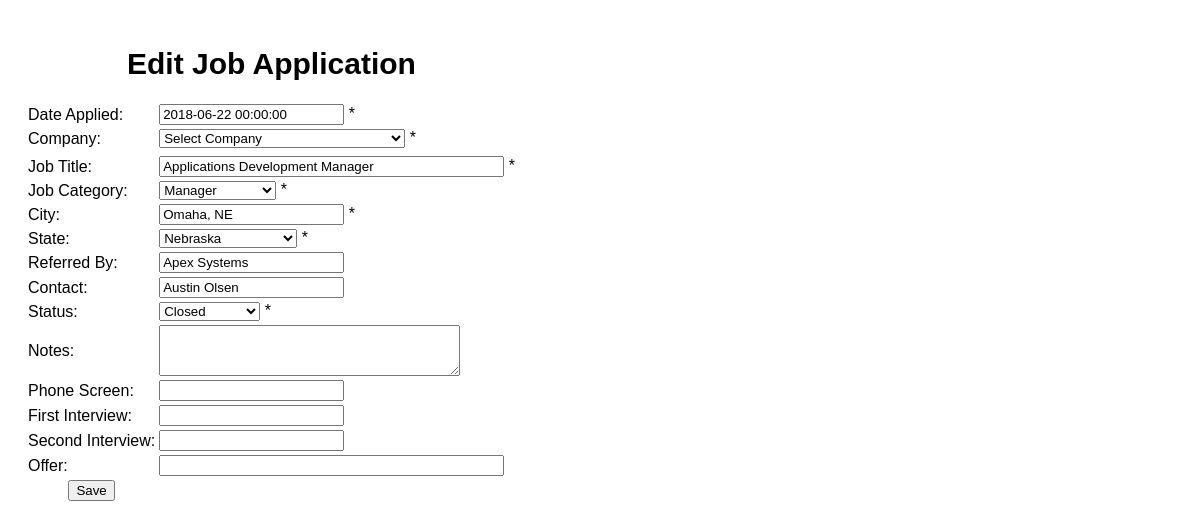
The app's page /edit_job.php?mode=edit&job_id=9, older data.
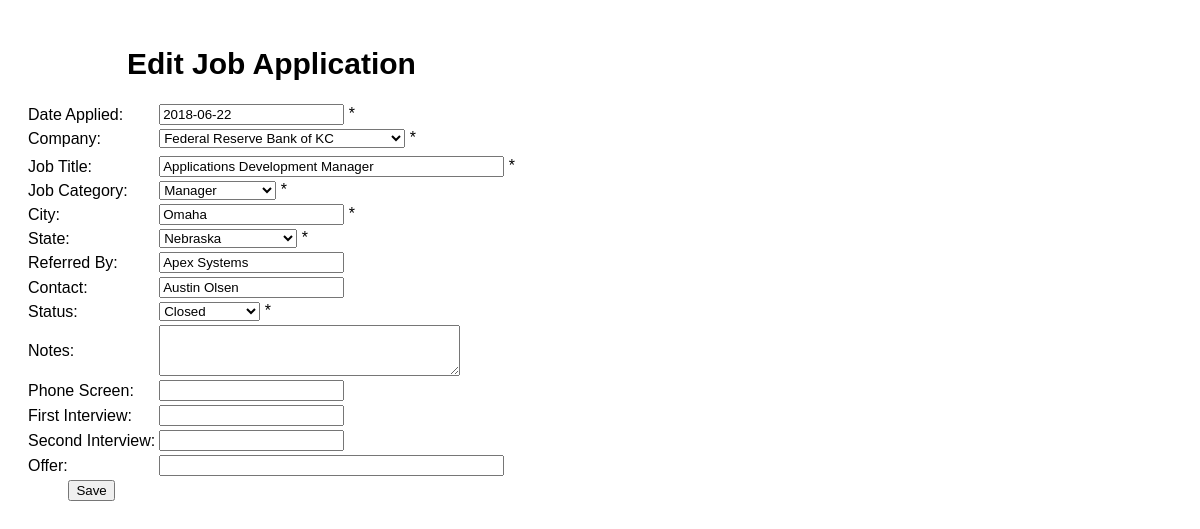
The same page, newer data.
### tables this page shows
CREATE TABLE `job` (
  `job_id` int(11) NOT NULL,
  `company_id` int(11) DEFAULT NULL,
  `company` varchar(60) DEFAULT NULL,
  `job_category` varchar(30) NOT NULL,
  `job_title` varchar(255) DEFAULT NULL,
  `city` varchar(30) DEFAULT NULL,
  `state` varchar(2) NOT NULL,
  `compatibility` double DEFAULT NULL,
  `referred_by` varchar(255) DEFAULT NULL,
  `contact` varchar(45) DEFAULT NULL,
  `date_applied` date DEFAULT NULL,
  `status` varchar(255) DEFAULT NULL,
  `notes` varchar(255) DEFAULT NULL,
  `phone_screen` varchar(255) DEFAULT NULL,
  `first_interview` varchar(255) DEFAULT NULL,
  `second_interview` varchar(255) DEFAULT NULL,
  `offer` varchar(255) DEFAULT NULL
);

### edit_job.php (the view, shortened to what the changed rows need)
<?php
$mode = $_GET['mode'];
$job_id = $_GET['job_id'];
try {
    $ini = parse_ini_file('app.ini');
    $pdo = new PDO($ini['db_conn_str'], $ini['db_user'], $ini['db_password']);
    $pdo->setAttribute(PDO::ATTR_ERRMODE,
     PDO::ERRMODE_EXCEPTION);
} catch (PDOException $e) {
    $output = 'Unable to connect to the database server: ' . $e;
    echo $output;
}
switch($mode){
    case 'edit':
        $sql = 'SELECT job_id, company_id, company, job_title, job_category, city, state, contact, referred_by, date_applied, status, notes, phone_screen, first_interview, second_interview, offer FROM job WHERE job_id = '.$job_id;
        $job_detail = $pdo->query($sql);
        while ($row = $job_detail->fetch()){
            $company_id = $row['company_id'];
            $job_title = $row['job_title'];
            $city = $row['city'];
            $contact = $row['contact'];
            $referred_by = $row['referred_by'];
            $date_applied = $row['date_applied'];
        }
        break;
}
?>
<html lang="en" xmlns="http://www.w3.org/1999/xhtml">
<head>
    <link rel=stylesheet type="text/css" href="jobsearch.css">
    <link rel="stylesheet" href="//code.jquery.com/ui/1.12.1/themes/base/jquery-ui.css">
</head>
<body>
<form action="edit_job.php?mode=<?=$mode?>" id="job_form" name="job_form" method="post">
<table border=0>
    <tr>
        <td><input type="text" id="date_applied" name="date_applied" value="<?=$date_applied?>"> *
        </td>
    </tr>
    <tr>
        <td><select name="company" id="company">
                <option value="">Select Company</option>
                <?php
                    $sql = 'SELECT company_id, company_name FROM company ORDER BY company_name';
                    $company_list = $pdo->query($sql);
                    while ($row = $company_list->fetch()){
                    if($company_id == $row['company_id']){
                        $filter_selected = ' Selected ';
                    } else {
                        $filter_selected = '';
                    }
                    echo '<option value="'.$row['company_id'].'"'.$filter_selected.'>'.$row['company_name'].'</option>';
                }?>
            </select> *
        </td>
    </tr>
    <tr>
        <td><input type="text" name="job_title" id="job_title" size="40"  value="<?=$job_title?>"> *</td>
    </tr>
    <tr>
        <td><input type="text" name="city" id="city" value="<?=$city?>"> *</td>
    </tr>
    <tr>
        <td><input type="text" name="referred_by" id="referred_by" value="<?=$referred_by?>"></td>
    </tr>
    <tr>
        <td><input type="text" name="contact" id="contact" value="<?=$contact?>"></td>
    </tr>
</table>
</form>
</body>
</html>

Row changes from the older to the newer data that the page shows:
changed job "Applications Development Manager": date_applied "2018-06-22 00:00:00" → "2018-06-22"; city "Omaha, NE" → "Omaha"
Text that changed along with them:
form field company: "Select Company" → "Federal Reserve Bank of KC"
